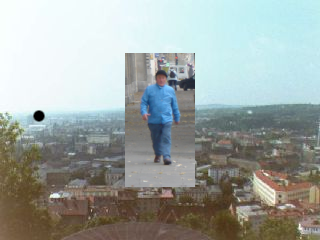
#> input picture Images/00000005a.png, 320 x 240 px
$ python imageloader.py Images   (Python 2 division)
#> lines starting #> are read from the running program, lines starting #| are printed output that depends on the picture
import os
import Image
import sys
import random
import numpy as np

class DirectoryImagesLoader:
    def __init__(self, dirpath):
        self.dirpath = dirpath
        self.dirlist = os.listdir(self.dirpath)
        self.dirlist.sort()

    def get_image(self, number, to_grey=True, to_float=False):
#> called with number = 0, to_grey = True, to_float = False
        imgin = Image.open(os.path.join(self.dirpath, self.dirlist[number]))
#> imgin is the input picture: PIL image 320x240 RGBA; mean R, G, B, A 158.3, 165.5, 161.5, 255

        if to_grey:
            imgin = imgin.convert("L") # convert to greyscale (luminance)
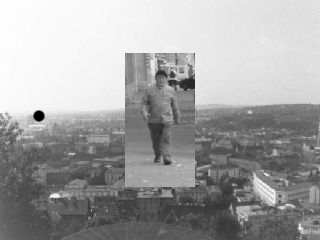
#> imgin: PIL image 320x240 L; min 0, max 254, mean 162.9

        imgin = np.asarray(imgin)

        if to_float:
            imgin = img.astype(np.float32) # convert to a floating point

        return imgin

    def __len__(self):
        return len(self.dirlist)

    def randomize(self):
        self.dirlist = random.sample(self.dirlist, len(self.dirlist))

if __name__ == "__main__":
    imgs = DirectoryImagesLoader(sys.argv[1])
    print "Images:", imgs.dirlist
    for i in range(len(imgs)):
        print imgs.get_image(i)
#> pass 2 of the loop `for i in range(len(imgs)):`:
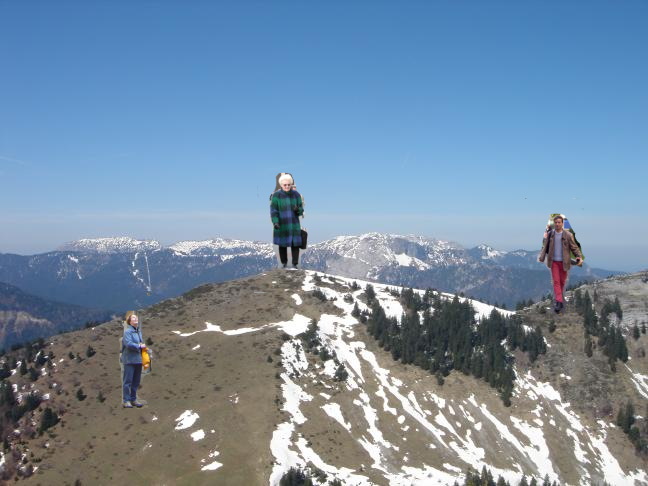
#> input picture Images/HideousConglomeration.png, 648 x 486 px
#> in get_image, imgin is the input picture: PIL image 648x486 RGBA; mean R, G, B, A 119.3, 142.3, 164.6, 255
#> in get_image (call 2), `imgin = imgin.convert("L")`:
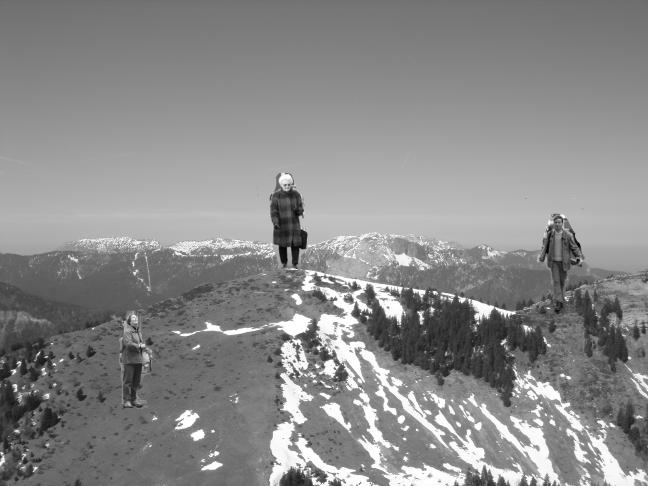
#> imgin: PIL image 648x486 L; min 3, max 255, mean 138
    print "Number of images:", len(imgs)
